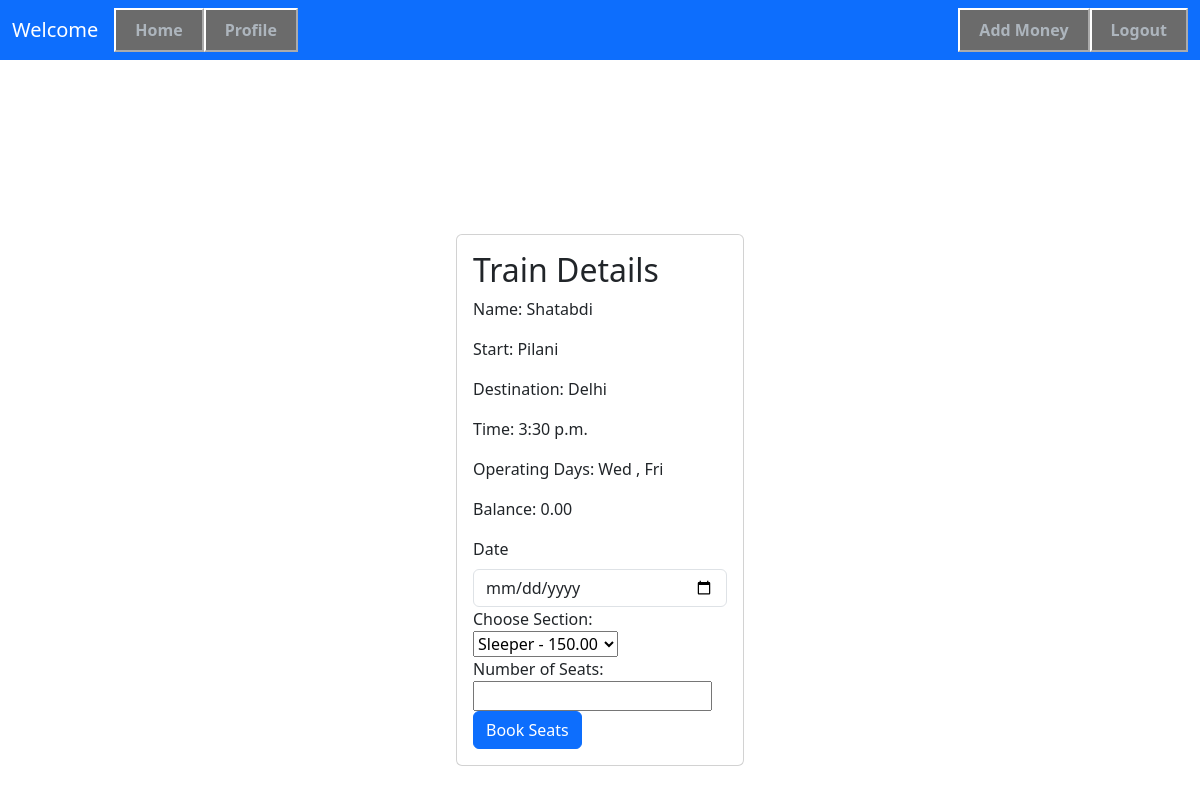
The app's page /book/1/ (signed in), older data.
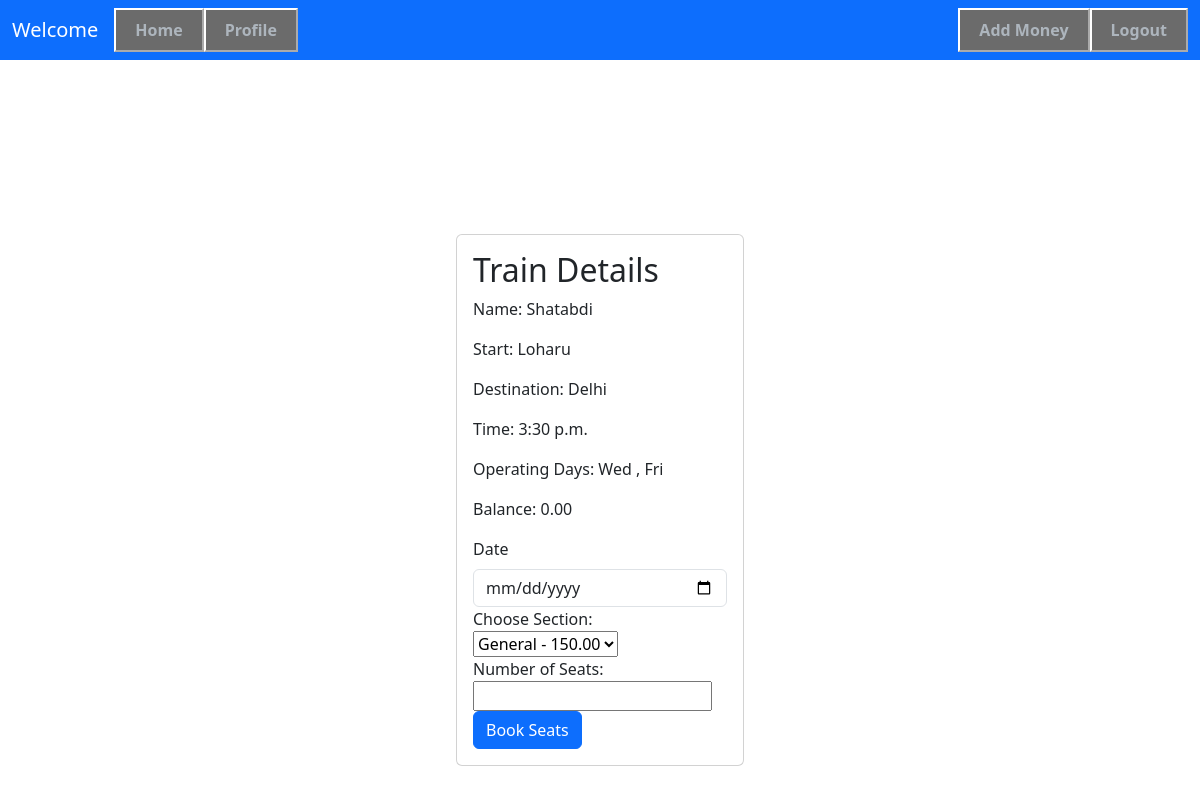
The same page, newer data.
### task/models.py (models this page shows, shortened)
class Train(models.Model):
    name = models.CharField(max_length=255)
    start = models.CharField(max_length=100)
    destination = models.CharField(max_length=100)
    time = models.TimeField(default='00:00:00')
    is_active = models.BooleanField(default=False)
    operating_days = models.ManyToManyField('Day', through='Train_operating_days', related_name='trains')

class Day(models.Model):
    name = models.CharField(max_length=3, choices=DAYS_OF_WEEK_CHOICES)

### task/views.py (the view, shortened to what this page needs)
# urls.py: path('book/', book_page , name = "book_page" ),
@login_required(login_url="/login/")
def book_page(request, train_id):
    train = get_object_or_404(Train, id=train_id)
    user_wallet = request.user.wallet
    this_user = request.user
    selected_section = None
    return render(request, 'book.html', {'train': train, 'user': this_user, 'sections': train.sections.all()})

### task/models.py (called while the page is built)
    def __str__(self):
        return self.get_name_display()

### task/templates/book.html (shortened to what this page needs)
{% extends "base.html" %}
{% block start %}
<div class="container d-flex justify-content-center align-items-center vh-100">
    <div class="card" style="width: 18rem; margin-top: 10vh;">
        <div class="card-body">
            <h2>Train Details</h2>
            <p class="card-text">Name: {{ train.name }}</p>
            <p class="card-text">Start: {{ train.start }}</p>
            <p class="card-text">Destination: {{ train.destination }}</p>
            <p class="card-text">Time: {{ train.time }}</p>
            <p class="card-text">Operating Days:
            {% for day in train.operating_days.all %}
                {{ day.name }}
                {% if not forloop.last %}, {% endif %}
            {% endfor %}
            </p>
            <p class="card-text">Balance: {{ user.wallet.balance }}</p>
            <form method="post" action="{% url 'book_page' train.id %}">
                <label for="exampleInputEmail1" class="form-label">Date</label>
                <input name="date" required type="date" class="form-control">
                <label for="section">Choose Section:</label>
                <select name="section" id="section">
                    {% for section in sections %}
                        <option value="{{ section.id }}">{{ section.name }} - {{section.price}}</option>
                    {% endfor %}
                </select>
                <br>
                <label for="num_seats">Number of Seats:</label>
                <input type="number" name="num_seats" required>
                <br>
                <button type="submit" class="btn btn-primary">Book Seats</button>
            </form>
        </div>
    </div>
</div>
{% endblock %}

Row changes from the older to the newer data that the page shows:
changed Train "Shatabdi": start "Pilani" → "Loharu"
Text that changed along with them:
form field section: "Sleeper - 150.00" → "General - 150.00"
